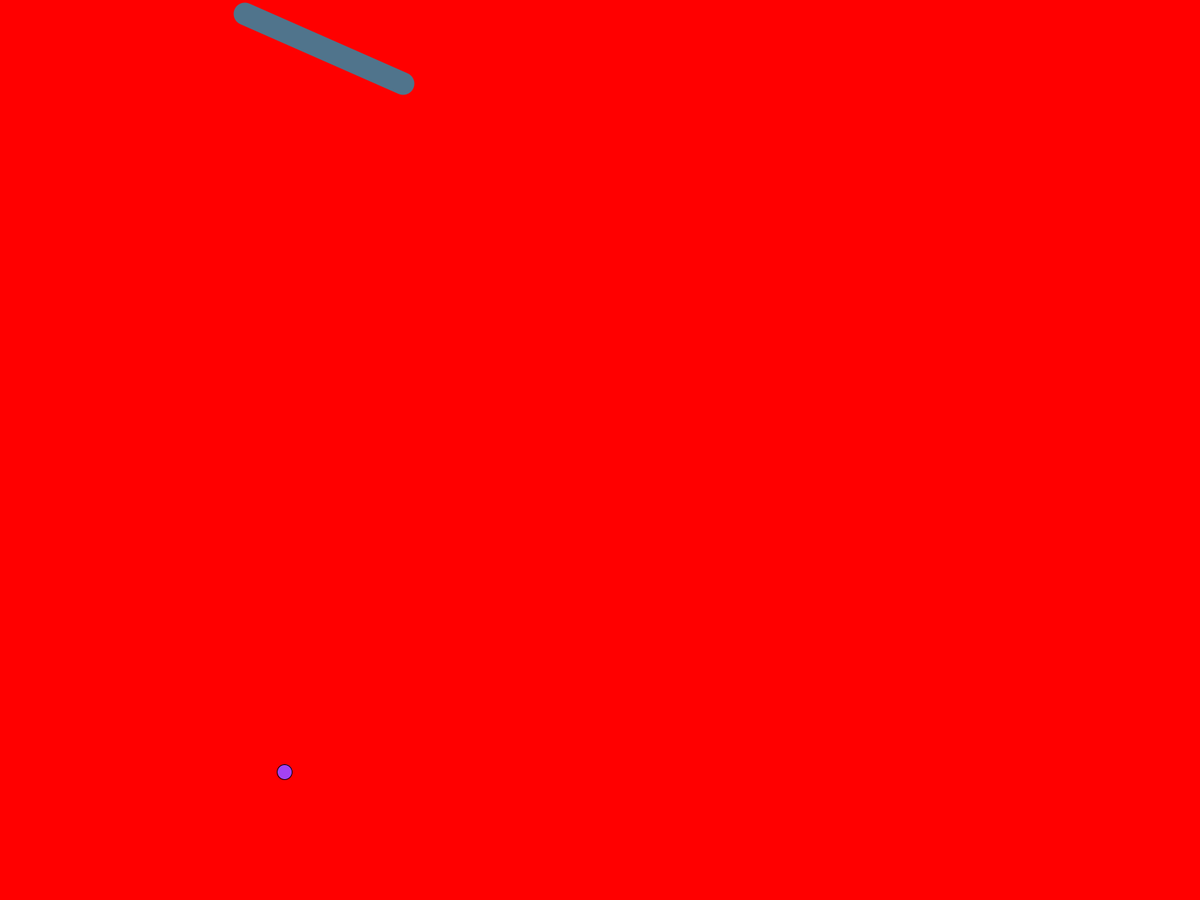
Frame 1 (no input)
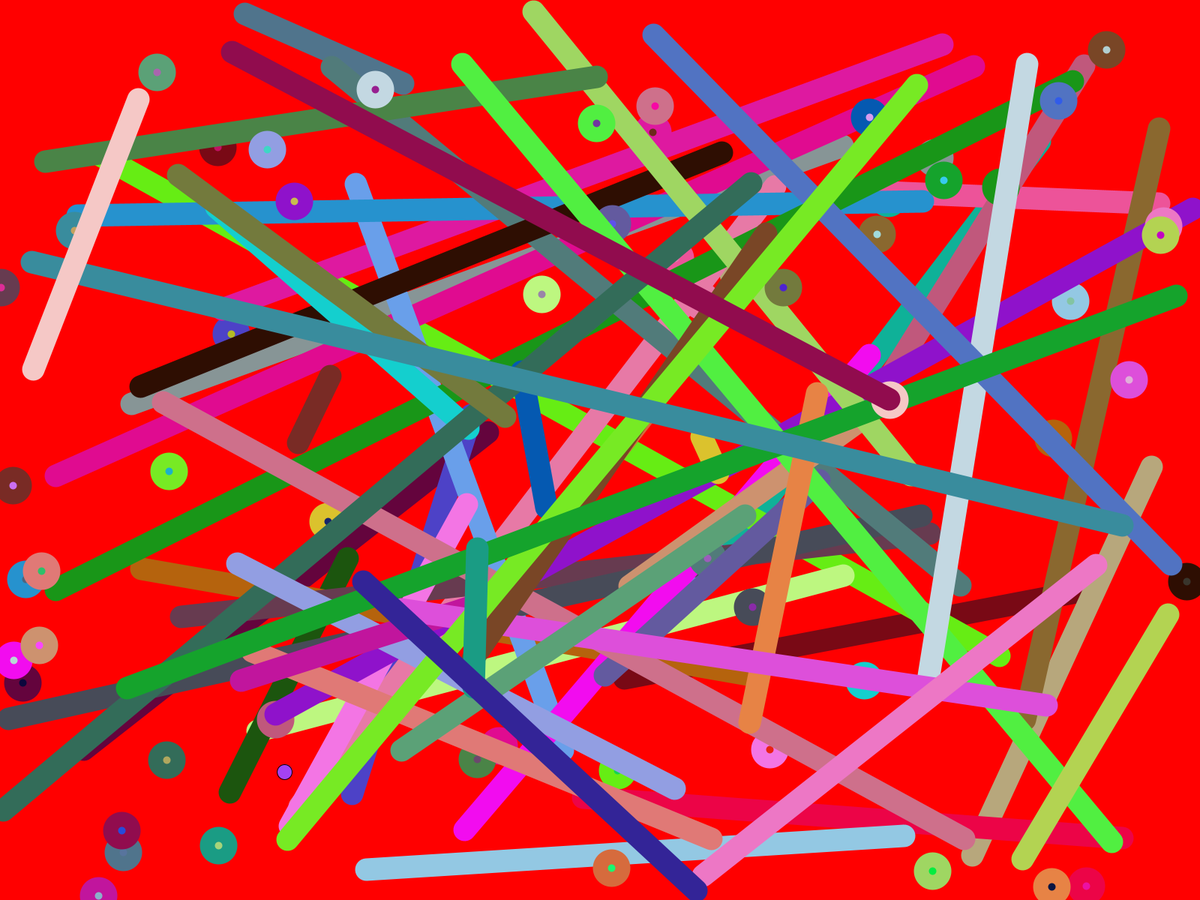
Frame 60 (the mouse pressed at the canvas centre just before this capture)
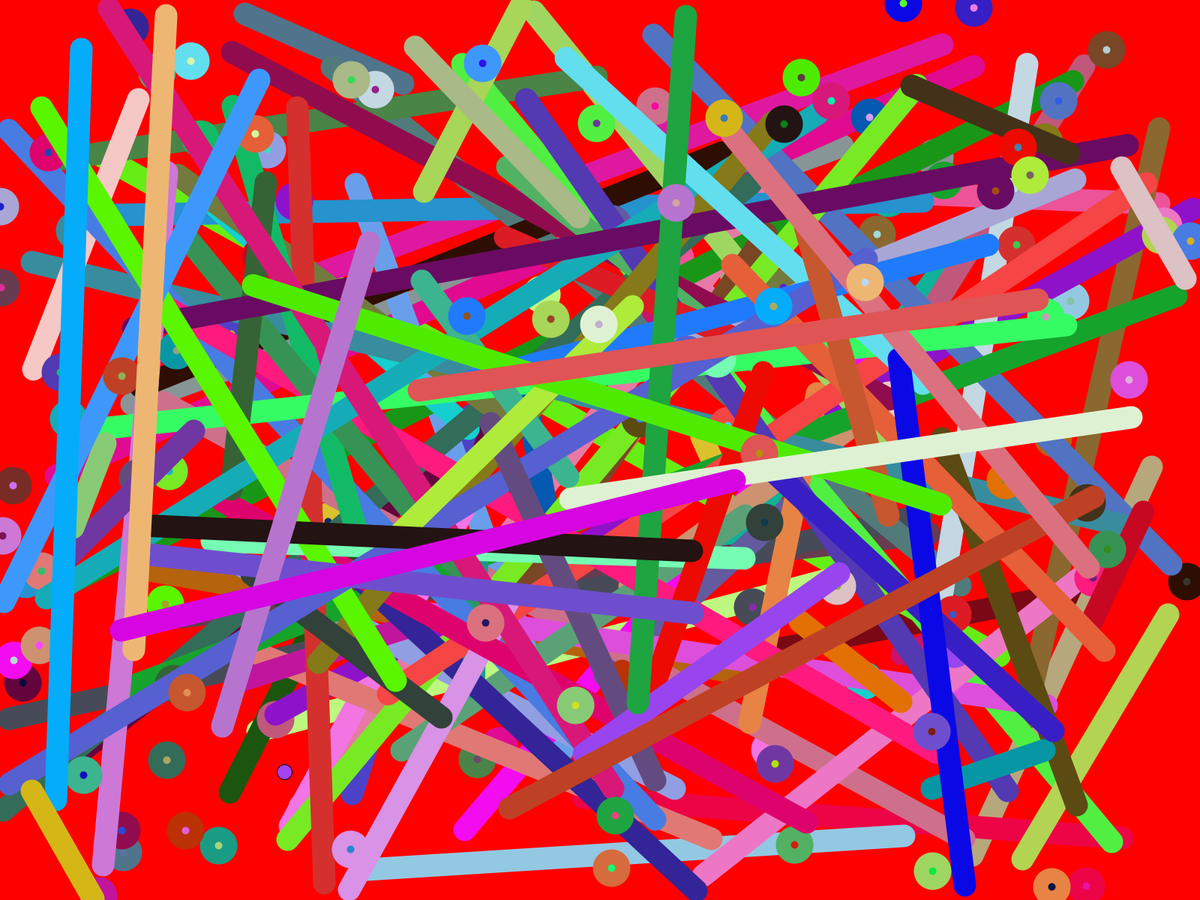
Frame 120 (the mouse held since frame 60 and released just before this capture)

The Processing sketch that drew these frames (run headless with seeded random() and noise(); from frame 60 on, the mouse is pressed at the canvas centre):

// Processing sketch: notes_sept_4__random_
// ── notes_sept_4__random_.pde
void setup(){
  
fullScreen(); //makes the window full screen
background(255,0,0);
}

void draw (){

fill(255);
//ellipse(width/2, height/2, 20 , 20); center of screen

//generate random colors
fill(random(255), random(255), random(255));

//draw a circle at a random spot
ellipse(random(width), random(height), 20 , 20);


//draw a random line
stroke(random(255), random(255), random(255));
strokeWeight(30);
line(random(width), random(height), random(width), random(height));
}
